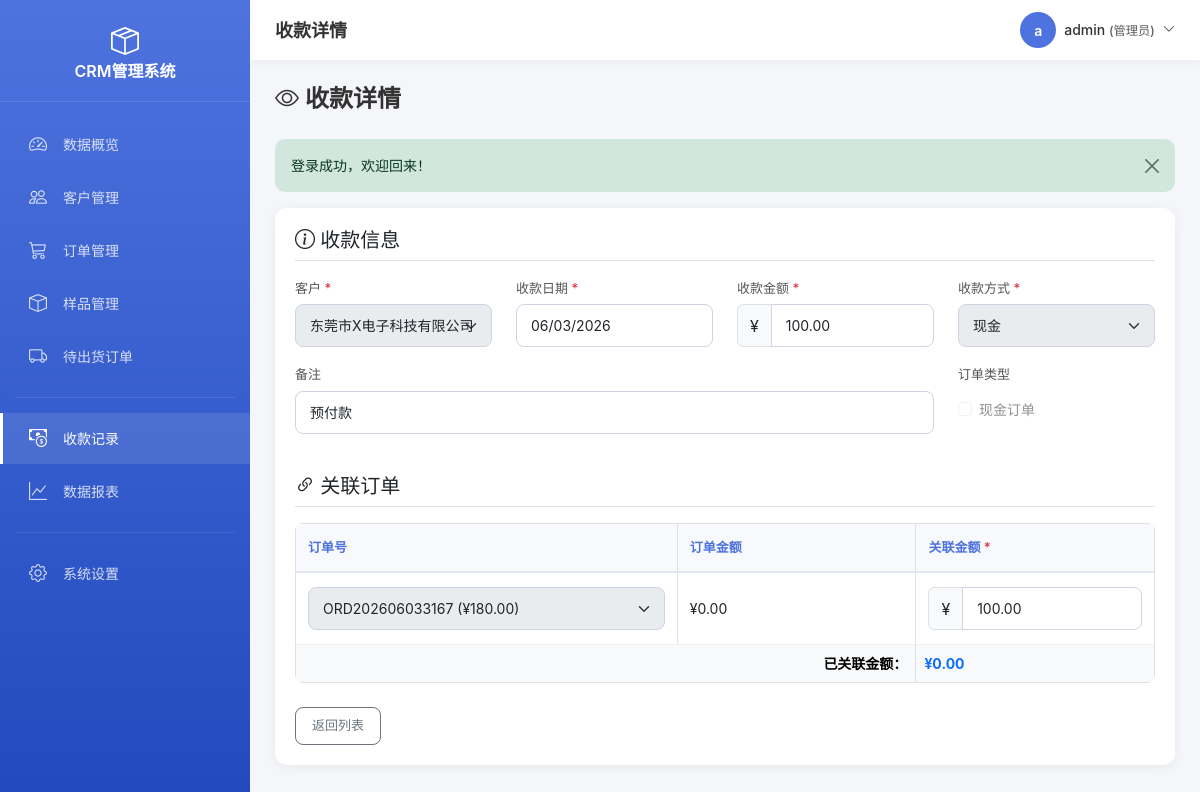
Page /payment_form.php?id=6&action=view (signed in) on the committed database.
### tables this page shows
CREATE TABLE `payment_record` (
  `id` int(11) UNSIGNED NOT NULL COMMENT '主键ID',
  `customer_id` int(11) UNSIGNED NOT NULL COMMENT '关联客户ID',
  `payment_date` date NOT NULL COMMENT '收款日期',
  `amount` decimal(12,2) NOT NULL DEFAULT '0.00' COMMENT '收款金额',
  `payment_type` tinyint(1) NOT NULL DEFAULT '1' COMMENT '收款方式：1现金 2银行转账 3微信 4支付宝',
  `remark` varchar(255) DEFAULT NULL COMMENT '备注',
  `operator` varchar(50) DEFAULT NULL COMMENT '操作人',
  `is_cash_order` tinyint(1) NOT NULL DEFAULT '0' COMMENT '是否现金订单：0否 1是',
  `create_time` datetime NOT NULL DEFAULT CURRENT_TIMESTAMP COMMENT '创建时间',
  `update_time` datetime NOT NULL DEFAULT CURRENT_TIMESTAMP ON UPDATE CURRENT_TIMESTAMP COMMENT '更新时间'
);

CREATE TABLE `customer` (
  `id` int(11) UNSIGNED NOT NULL COMMENT '主键ID',
  `customer_name` varchar(100) NOT NULL COMMENT '客户名称',
  `contact` varchar(50) DEFAULT NULL COMMENT '联系人',
  `phone` varchar(20) DEFAULT NULL COMMENT '电话',
  `email` varchar(100) DEFAULT NULL COMMENT '邮箱',
  `address` varchar(255) DEFAULT NULL COMMENT '地址',
  `remark` text COMMENT '备注',
  `create_time` datetime NOT NULL DEFAULT CURRENT_TIMESTAMP COMMENT '创建时间',
  `update_time` datetime NOT NULL DEFAULT CURRENT_TIMESTAMP ON UPDATE CURRENT_TIMESTAMP COMMENT '更新时间'
);

CREATE TABLE `order_payment_link` (
  `id` int(11) UNSIGNED NOT NULL COMMENT '主键ID',
  `order_id` int(11) UNSIGNED NOT NULL COMMENT '关联订单ID',
  `payment_id` int(11) UNSIGNED NOT NULL COMMENT '关联收款记录ID',
  `link_amount` decimal(12,2) NOT NULL DEFAULT '0.00' COMMENT '关联金额',
  `create_time` datetime NOT NULL DEFAULT CURRENT_TIMESTAMP COMMENT '创建时间'
);

CREATE TABLE `order_main` (
  `id` int(11) UNSIGNED NOT NULL COMMENT '主键ID',
  `order_no` varchar(50) NOT NULL COMMENT '订单号(唯一)',
  `customer_id` int(11) UNSIGNED NOT NULL COMMENT '关联客户ID',
  `order_date` date NOT NULL COMMENT '下单日期',
  `ship_date` date NOT NULL COMMENT '出货日期',
  `status` tinyint(1) NOT NULL DEFAULT '1' COMMENT '订单状态：1待生产 2生产中 3已发货 4已完成 5已取消',
  `order_type` tinyint(1) NOT NULL DEFAULT '1' COMMENT '订单类型：1普通订单 2现金订单',
  `payment_status` tinyint(1) NOT NULL DEFAULT '1' COMMENT '收款状态：1未付款 2部分付款 3已结清',
  `origin` varchar(20) DEFAULT NULL COMMENT '产地：惠州、东莞、湖南',
  `order_total_amount` decimal(12,2) NOT NULL DEFAULT '0.00' COMMENT '订单总金额（明细合计）',
  `paid_amount` decimal(12,2) NOT NULL DEFAULT '0.00' COMMENT '已收金额（关联收款合计）',
  `remark` text COMMENT '备注',
  `create_time` datetime NOT NULL DEFAULT CURRENT_TIMESTAMP COMMENT '创建时间',
  `update_time` datetime NOT NULL DEFAULT CURRENT_TIMESTAMP ON UPDATE CURRENT_TIMESTAMP COMMENT '更新时间'
);

### payment_form.php (the view, shortened to what the rows shown need)
<?php
require_once __DIR__ . '/config/functions.php';
$action = input('action', 'add', 'get');
$id = intval(input('id', 0, 'get'));
$paymentTypes = [
    1 => '现金',
    2 => '银行转账',
    3 => '微信',
    4 => '支付宝'
];
$payment = null;
$linkedOrders = [];
if (($action == 'edit' || $action == 'view') && $id > 0) {
    $payment = fetchOne("SELECT * FROM payment_record WHERE id = ?", [$id]);
    $linkedOrders = fetchAll(
        "SELECT opl.*, om.order_no, om.customer_id
         FROM order_payment_link opl
         LEFT JOIN order_main om ON opl.order_id = om.id
         WHERE opl.payment_id = ?",
        [$id]
    );
}
$customers = fetchAll("SELECT id, customer_name FROM customer ORDER BY customer_name");
$customerOrders = [];
$selectedCustomerId = $payment ? $payment['customer_id'] : 0;
if ($selectedCustomerId > 0) {
    $customerOrders = fetchAll(
        "SELECT om.*,
                (SELECT COALESCE(SUM(amount), 0) FROM order_detail WHERE order_id = om.id) as total_amount
         FROM order_main om
         WHERE om.customer_id = ?
         ORDER BY om.order_date DESC",
        [$selectedCustomerId]
    );
}
$pageTitle = $action == 'add' ? '新增收款' : ($action == 'edit' ? '编辑收款' : '收款详情');
require_once __DIR__ . '/includes/header.php';
?>
<div class="page-header">
    <h2>
        <?php
        $iconClass = 'eye';
        ?>
        <i class="bi bi-<?php echo $iconClass; ?>"></i>
        <?php echo $pageTitle; ?>
    </h2>
</div>
<div class="card">
    <div class="card-body">
        <form method="POST" action="" id="paymentForm" class="needs-validation" novalidate>
            <div class="row">
                <div class="col-md-3 mb-3">
                    <label class="form-label">客户 <span class="text-danger">*</span></label>
                    <select class="form-select" name="customer_id" id="customerSelect" required <?php echo $action == 'view' ? 'disabled' : ''; ?>>
                        <?php foreach ($customers as $c): ?>
                        <option value="<?php echo $c['id']; ?>" <?php echo ($payment && $payment['customer_id'] == $c['id']) ? 'selected' : ''; ?>>
                            <?php echo htmlspecialchars_string($c['customer_name']); ?>
                        </option>
                        <?php endforeach; ?>
                    </select>
                </div>
                <div class="col-md-3 mb-3">
                    <label class="form-label">收款日期 <span class="text-danger">*</span></label>
                    <input type="date" class="form-control" name="payment_date"
                           value="<?php echo $payment ? $payment['payment_date'] : date('Y-m-d'); ?>"
                           <?php echo $action == 'view' ? 'readonly' : 'required'; ?>>
                </div>
                <div class="col-md-3 mb-3">
                    <div class="input-group">
                        <span class="input-group-text">¥</span>
                        <input type="number" class="form-control" name="amount" id="paymentAmount"
                               value="<?php echo $payment ? $payment['amount'] : ''; ?>"
                               step="0.01" min="0.01" required
                               <?php echo $action == 'view' ? 'readonly' : ''; ?>>
                    </div>
                </div>
                <div class="col-md-3 mb-3">
                    <label class="form-label">收款方式 <span class="text-danger">*</span></label>
                    <select class="form-select" name="payment_type" <?php echo $action == 'view' ? 'disabled' : 'required'; ?>>
                        <?php foreach ($paymentTypes as $key => $label): ?>
                        <option value="<?php echo $key; ?>" <?php echo ($payment && $payment['payment_type'] == $key) ? 'selected' : ''; ?>>
                            <?php echo $label; ?>
                        </option>
                        <?php endforeach; ?>
                    </select>
                </div>
            </div>
            <div class="row">
                <div class="col-md-9 mb-3">
                    <label class="form-label">备注</label>
                    <input type="text" class="form-control" name="remark"
                           value="<?php echo $payment ? htmlspecialchars_string($payment['remark']) : ''; ?>"
                           placeholder="如：订单尾款、预付款等"
                           <?php echo $action == 'view' ? 'readonly' : ''; ?>>
                </div>
                <div class="col-md-3 mb-3">
                    <div class="form-check mt-2">
                        <input class="form-check-input" type="checkbox" name="is_cash_order" id="isCashOrder"
                               value="1" <?php echo ($payment && $payment['is_cash_order']) ? 'checked' : ''; ?>
                               <?php echo $action == 'view' ? 'disabled' : ''; ?>>
                        <label class="form-check-label" for="isCashOrder">
                            现金订单
                        </label>
                    </div>
                </div>
            </div>
            <div class="table-responsive">
                <table class="table table-bordered" id="orderLinkTable">
                    <thead class="table-light">
                        <tr>
                            <th style="width: 40%;">订单号</th>
                            <th style="width: 25%;">订单金额</th>
                            <th style="width: 25%;">关联金额 <span class="text-danger">*</span></th>
                        </tr>
                    </thead>
                    <tbody>
                        <?php if (!empty($linkedOrders)): ?>
                            <?php foreach ($linkedOrders as $link): ?>
                            <tr class="order-link-row">
                                <td>
                                    <select class="form-select order-select" name="order_id[]" <?php echo $action == 'view' ? 'disabled' : 'required'; ?>>
                                        <?php foreach ($customerOrders as $order): ?>
                                        <option value="<?php echo $order['id']; ?>"
                                                data-total="<?php echo $order['total_amount']; ?>"
                                                <?php echo $link['order_id'] == $order['id'] ? 'selected' : ''; ?>>
                                            <?php echo $order['order_no']; ?> (¥<?php echo formatMoney($order['total_amount']); ?>)
                                        </option>
                                        <?php endforeach; ?>
                                    </select>
                                </td>
                                <td class="order-total">¥<?php echo formatMoney($link['total_amount'] ?? 0); ?></td>
                                <td>
                                    <div class="input-group">
                                        <span class="input-group-text">¥</span>
                                        <input type="number" class="form-control link-amount" name="order_amount[]"
                                               value="<?php echo $link['link_amount']; ?>" step="0.01" min="0"
                                               <?php echo $action == 'view' ? 'readonly' : 'required'; ?>>
                                    </div>
                                </td>
                            </tr>
                            <?php endforeach; ?>
                        <?php endif; ?>
                    </tbody>
                </table>
            </div>
        </form>
    </div>
</div>
<?php require_once __DIR__ . '/includes/footer.php'; ?>

### includes/header.php (shortened to what the rows shown need)
<?php
require_once __DIR__ . '/../config/functions.php';
$currentUser = getCurrentUser();
?>
<!DOCTYPE html>
<html lang="zh-CN">
<head>
    <link href="https://cdn.jsdelivr.net/npm/bootstrap@5.3.0/dist/css/bootstrap.min.css" rel="stylesheet">
    <link rel="stylesheet" href="https://cdn.jsdelivr.net/npm/bootstrap-icons@1.10.0/font/bootstrap-icons.css">
    <link rel="stylesheet" href="/assets/css/style.css">
</head>
<body>
    <header class="topbar">
        <div class="topbar-user">
            <div class="dropdown">
                <a href="#" class="dropdown-toggle" data-bs-toggle="dropdown">
                    <div class="user-avatar"><?php echo mb_substr($currentUser['username'], 0, 1); ?></div>
                    <span><?php echo htmlspecialchars_string($currentUser['username']); ?> <small class="text-muted">(<?php echo $currentUser['role'] == 1 ? '管理员' : '普通用户'; ?>)</small></span>
                    <i class="bi bi-chevron-down small"></i>
                </a>
            </div>
        </div>
    </header>
    <main class="main-content">
        <div class="content-wrapper">

### rows in the picture
payment_record: operator "a", operator "admin", customer_id "东莞市X电子科技有限公司", payment_date "06/03/2026", amount "100.00", payment_type "现金", remark "预付款"
order_payment_link: order.order_no "ORD202606033167 (¥180.00)", total_amount "0.00", link_amount "100.00"

### other values in the picture
$pageTitle "收款详情"
$message['message'] "登录成功，欢迎回来！"
